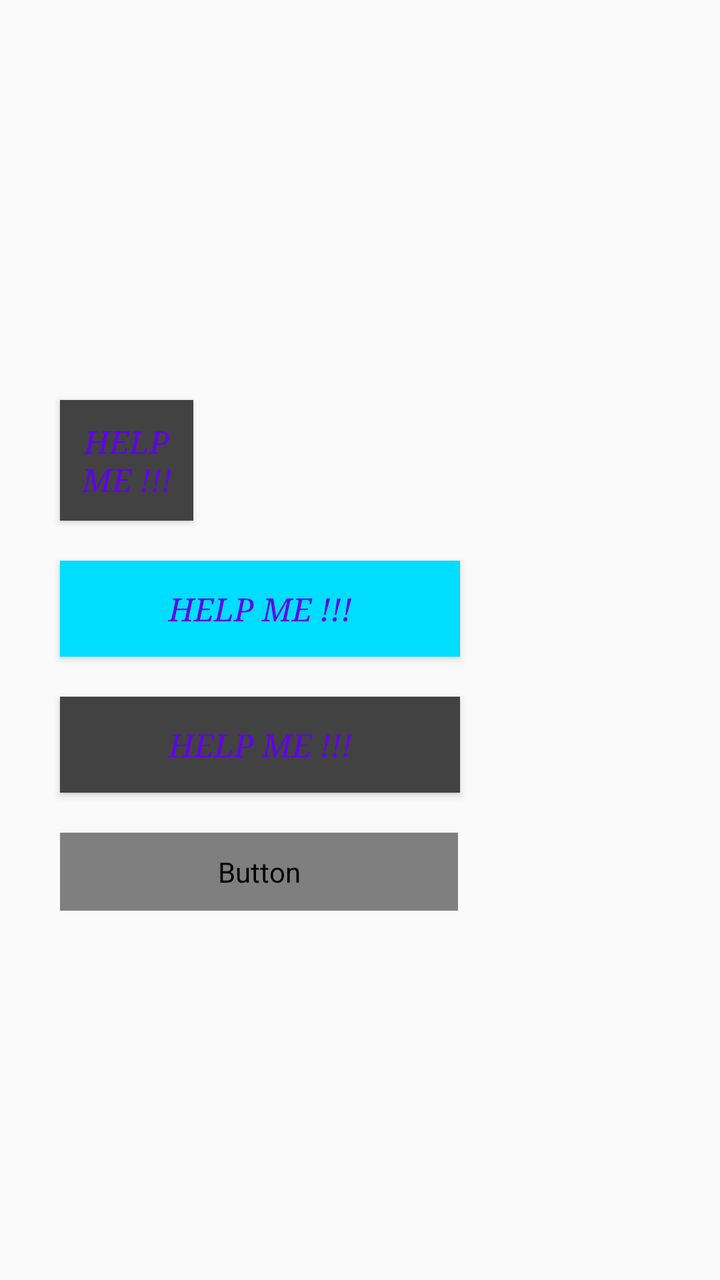
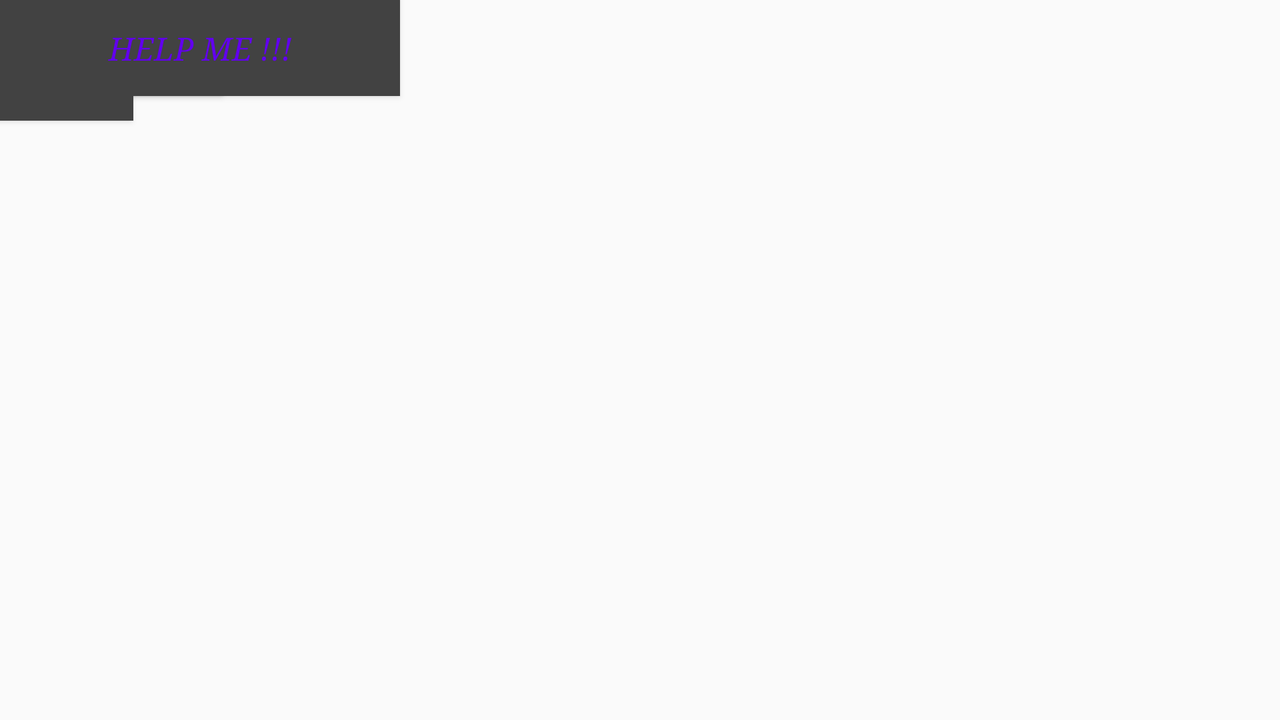

The same Android screen from two of the app's own layout files: first res/layout/ as a phone draws it, then the repository's variant for another configuration, drawn on a device whose configuration selects that folder. Both files follow.
<!-- AndroidManifest.xml: application theme AppTheme -->
<!-- res/layout/activity_style_sample.xml -->
<?xml version="1.0" encoding="utf-8"?>
<LinearLayout xmlns:android="http://schemas.android.com/apk/res/android"
    android:orientation="vertical" android:layout_width="match_parent"
    android:layout_height="match_parent">

    <Button
        android:id="@+id/button_style"
        android:layout_width="200px"
        android:layout_height="wrap_content"
        android:layout_marginTop="200dp"
        android:layout_marginLeft="30dp"
        android:padding="10dp"
        android:text="Help Me !!!"
        android:textColor="@color/colorPrimary"
        android:textSize="16sp"
        android:fontFamily="serif"
        android:textStyle="italic"
        android:background="@color/cardview_dark_background"
        />


    <Button
        android:id="@+id/button_style_xml"
        android:layout_width="@dimen/button_width"
        android:layout_height="wrap_content"
        android:layout_marginTop="@dimen/margin_top"
        android:layout_marginLeft="@dimen/margin_left"
        android:padding="@dimen/button_textPadding"
        android:text="@string/button_text"
        android:textColor="@color/colorPrimary"
        android:textSize="@dimen/font_size"
        android:fontFamily="@string/button_font_family"
        android:textStyle="italic"
        android:background="@android:color/holo_blue_bright"
        />

    <Button
        android:id="@+id/button_style_code"
        android:layout_width="200dp"
        android:layout_height="wrap_content"
        android:layout_marginTop="20dp"
        android:layout_marginLeft="30dp"
        android:padding="@dimen/button_textPadding"
        android:text="Help Me !!!"
        android:textColor="@color/colorPrimary"
        android:textSize="16sp"
        android:fontFamily="serif"
        android:textStyle="italic"
        android:background="@color/cardview_dark_background"
        />

    <Button
        android:id="@+id/button_style_theme"
        style="@style/cta_style"
        android:layout_width="199dp"
        android:text="@string/button_text" />


</LinearLayout>
<!-- resources referenced by this layout -->
<resources>
  <dimen name="button_textPadding">10dp</dimen>
  <dimen name="button_width">200dp</dimen>
  <dimen name="font_size">16sp</dimen>
  <dimen name="margin_left">30dp</dimen>
  <dimen name="margin_top">20dp</dimen>
  <string name="button_font_family">serif</string>
  <string name="button_text">Help Me !!!</string>
  <style name="cta_style">
          <item name="android:layout_width">@dimen/button_width</item>
          <item name="android:layout_height">wrap_content</item>
          <item name="android:layout_marginTop">@dimen/margin_top</item>
          <item name="android:layout_marginLeft">@dimen/margin_left</item>
          <item name="android:padding">@dimen/button_textPadding</item>
          <item name="android:textColor">@color/text_states</item>
          <item name="android:textSize">@dimen/font_size</item>
          <item name="android:textStyle">italic</item>
          <item name="android:background">@color/colorPrimary</item>
  
  
  </style>
  <style name="AppTheme" parent="Theme.AppCompat.Light.NoActionBar">
          
          <item name="colorPrimary">@color/colorPrimary</item>
          <item name="colorPrimaryDark">@color/colorPrimaryDark</item>
          <item name="colorAccent">@color/colorAccent</item>
      </style>
</resources>
<!-- res/layout-land/activity_style_sample.xml (the repository's variant of the layout above) -->
<!-- drawn on the phone turned sideways -->
<?xml version="1.0" encoding="utf-8"?>
<android.support.constraint.ConstraintLayout xmlns:android="http://schemas.android.com/apk/res/android"
    xmlns:app="http://schemas.android.com/apk/res-auto"
    xmlns:tools="http://schemas.android.com/tools"
    android:layout_width="match_parent"
    android:layout_height="match_parent"
    android:orientation="vertical"
    tools:layout_editor_absoluteY="73dp">

    <Button
        android:id="@+id/button_style_xml"
        android:layout_width="wrap_content"
        android:layout_height="wrap_content"
        android:background="@android:color/holo_blue_bright"
        android:fontFamily="@string/button_font_family"
        android:padding="@dimen/button_textPadding"
        android:text="@string/button_text"
        android:textColor="@color/colorPrimary"
        android:textSize="@dimen/font_size"
        android:textStyle="italic"
        tools:layout_editor_absoluteX="151dp"
        tools:layout_editor_absoluteY="216dp" />

    <Button
        android:id="@+id/button_style"
        android:layout_width="200px"
        android:layout_height="wrap_content"
        android:background="@color/cardview_dark_background"
        android:fontFamily="serif"
        android:padding="10dp"
        android:text="Help Me !!!"
        android:textColor="@color/colorPrimary"
        android:textSize="16sp"
        android:textStyle="italic"
        tools:layout_editor_absoluteX="282dp"
        tools:layout_editor_absoluteY="16dp" />


    <Button
        android:id="@+id/button_style_code"
        android:layout_width="200dp"
        android:layout_height="wrap_content"
        android:background="@color/cardview_dark_background"
        android:fontFamily="serif"
        android:padding="@dimen/button_textPadding"
        android:text="Help Me !!!"
        android:textColor="@color/colorPrimary"
        android:textSize="16sp"
        android:textStyle="italic"
        tools:layout_editor_absoluteX="788dp"
        tools:layout_editor_absoluteY="216dp" />

    <Button
        android:id="@+id/button_style_theme"
        style="@style/cta_style"
        android:layout_width="wrap_content"
        android:layout_marginEnd="504dp"
        android:layout_marginRight="504dp"
        android:text="@string/button_text"
        app:layout_constraintEnd_toEndOf="@+id/button_style_xml"
        tools:layout_editor_absoluteY="159dp" />


</android.support.constraint.ConstraintLayout>
<!-- resources referenced by the variant -->
<!-- as the phone turned sideways resolves them -->
<resources>
  <dimen name="button_textPadding">10dp</dimen>
  <dimen name="font_size">16sp</dimen>
  <string name="button_font_family">serif</string>
  <string name="button_text">Help Me !!!</string>
  <style name="cta_style">
          <item name="android:layout_width">@dimen/button_width</item>
          <item name="android:layout_height">wrap_content</item>
          <item name="android:layout_marginTop">@dimen/margin_top</item>
          <item name="android:layout_marginLeft">@dimen/margin_left</item>
          <item name="android:padding">@dimen/button_textPadding</item>
          <item name="android:textColor">@color/text_states</item>
          <item name="android:textSize">@dimen/font_size</item>
          <item name="android:textStyle">italic</item>
          <item name="android:background">@color/colorPrimary</item>
  
  
  </style>
  <style name="AppTheme" parent="Theme.AppCompat.Light.NoActionBar">
          
          <item name="colorPrimary">@color/colorPrimary</item>
          <item name="colorPrimaryDark">@color/colorPrimaryDark</item>
          <item name="colorAccent">@color/colorAccent</item>
      </style>
  <dimen name="button_width">200dp</dimen>
  <dimen name="margin_top">20dp</dimen>
  <dimen name="margin_left">30dp</dimen>
</resources>
